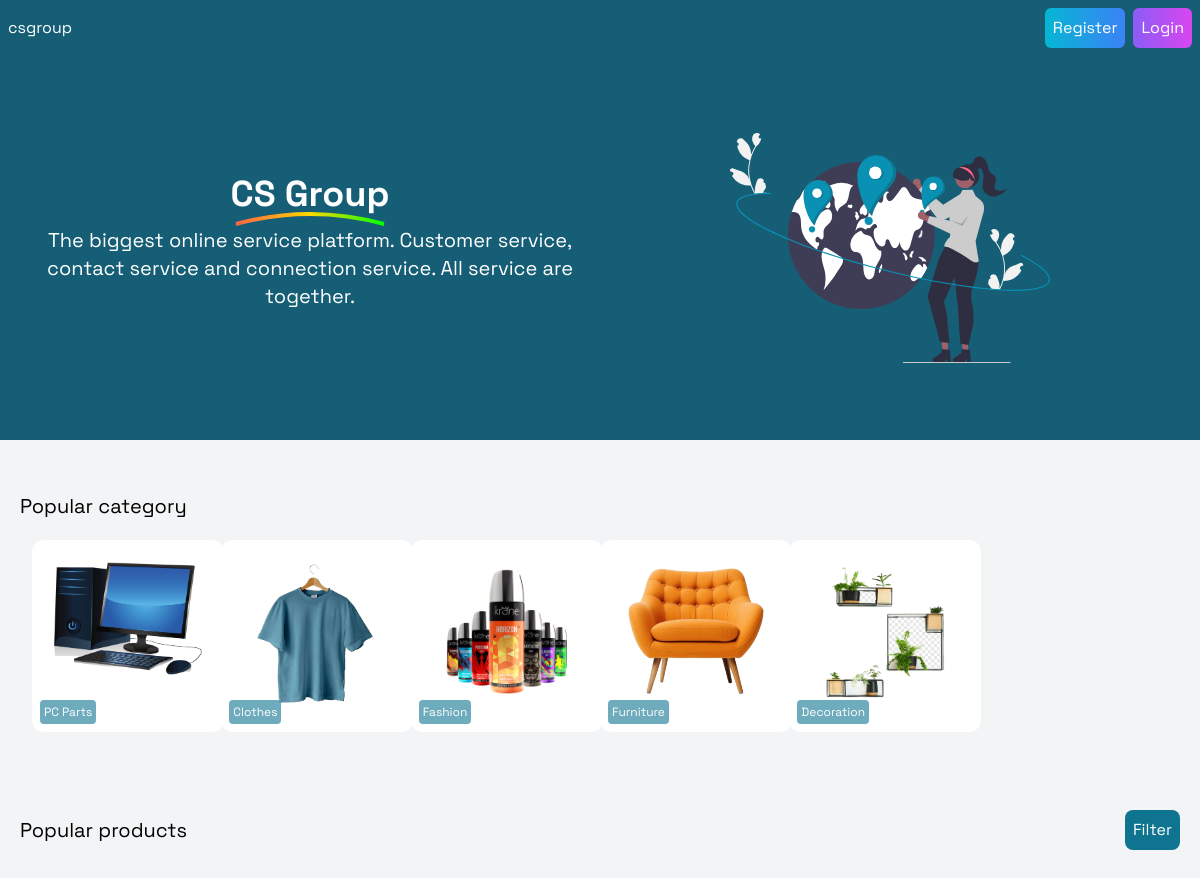
Before: / with the older database file.
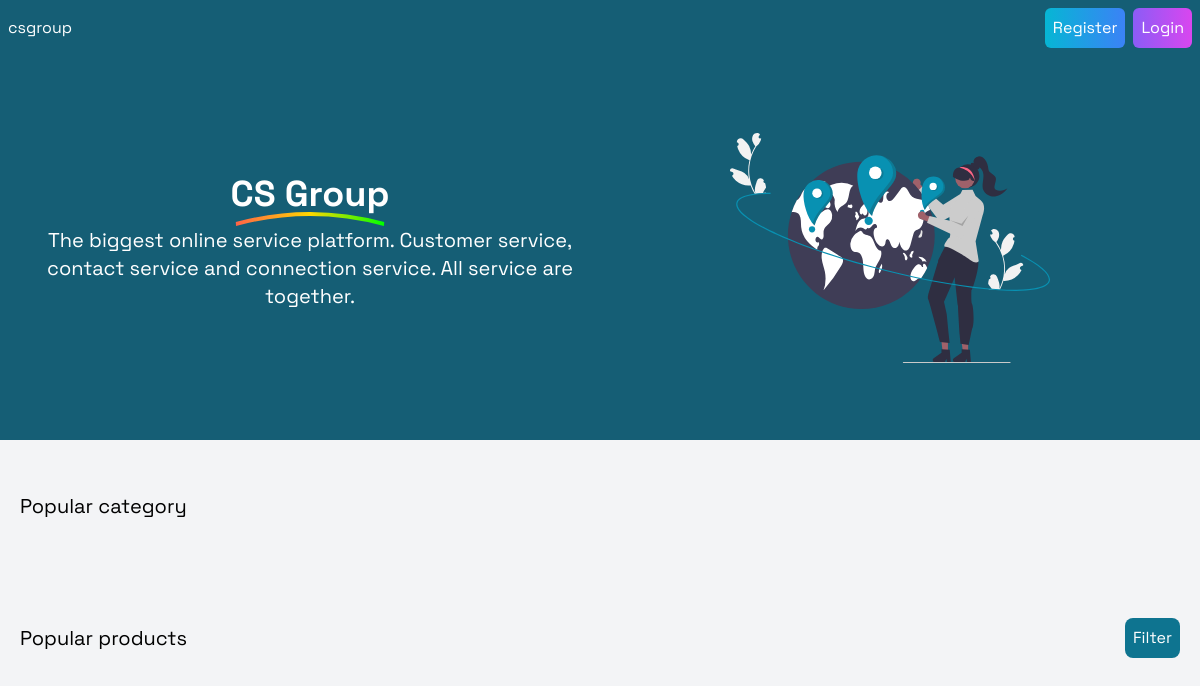
After: the same page with the newer database file.
### base/models.py (models this page shows)
class Cat(models.Model):
    title = models.CharField(max_length=100)
    image = models.FileField(upload_to='cats')

### base/views.py (the view)
# urls.py: path('', home),
def home(request):
    products = Product.objects.all()
    cats = Cat.objects.all()
    context = {
        'pro' : products,
        'cats' : cats
    }
    return render(request, 'home.html', context=context)

### templates/home.html (shortened to what this page needs)
{% extends 'csgrp.html' %}
{% load static %}
{% block body %}
  <section class="h-96 flex-col items-center justify-center bg-cyan-800 p-5 hero md:grid grid-cols-2">
    <div class="text-center m-auto col-span-1 text-centr">
      <h1 class="hero-heading font-bold text-4xl text-white"> <span class="highlight">CS Group</span>
      </h1>
      <p class="text-xl text-white my-3 px-2">
        The biggest online service platform. Customer service, contact service and connection service. All service are together.
      </p>
    </div>
    <div class="hidden md:block m-auto col-span-1">
      <img class="w-80" src="{% static 'undraw_world_re_768g.svg' %}" alt="" />
    </div>
  </section>
  <section class="my-3 p-2 md:p-5 cats">
       <h2 class="my-5 text-xl text-black">
         Popular category
       </h2>
    <div class=" m-3 text-center grid grid-cols-3 md:grid-cols-6 md:gap-0 gap-1">
      {% for cat in cats %}
      <div class="p-5 rounded-xl bg-white relative md:w-48">
       <img class="" src="{{cat.image.url}}" alt="" />
                     <span class="text-xs rounded text-white p-1 opacity-60 bg-cyan-700 bottom-2 left-2 text-center absolute">
                 {{cat.title}}
               </span>
      </div>
      {% endfor %}
    </div>
  </section>
  <section class="p-2 md:p-5 product">
    <div class="flex items-center justify-between">
    <h2 class="my-5 text-xl text-black">
      Popular products
    </h2>
    <div class="filter">
      <button onclick="drop()" class="float-end text-white rounded-lg bg-cyan-700 p-2">Filter</button>
      <br />
    </div>
    </div>
  </section>
{% endblock %}

Changed rows visible on the page:
removed Cat: image (picture), title "PC Parts"
removed Cat: image (picture), title "Clothes"
removed Cat: image (picture), title "Fashion"
removed Cat: image (picture), title "Furniture"
removed Cat: image (picture), title "Decoration"
